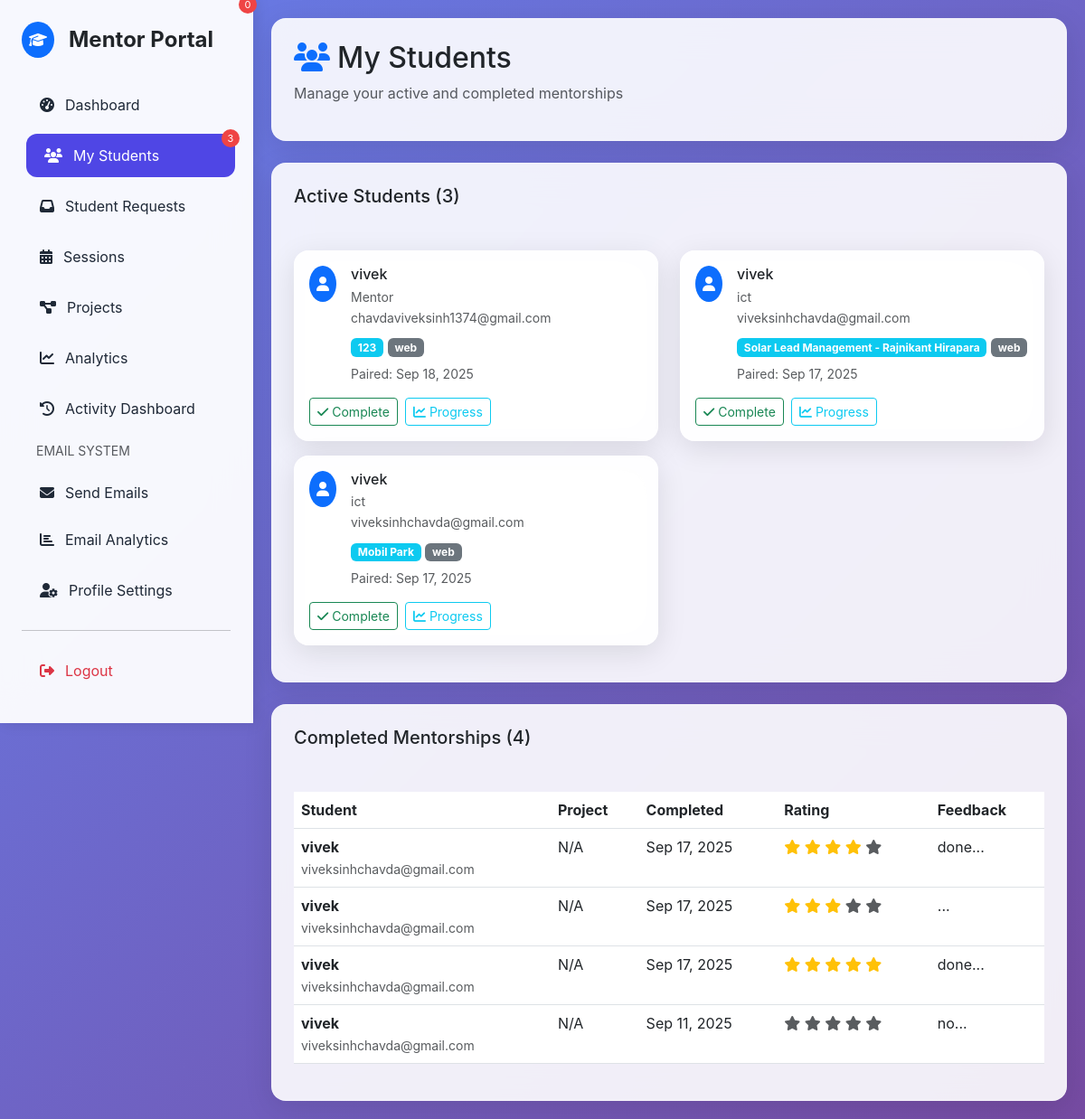
The app's page /mentor/students.php (signed in) with its own data.
### tables this page shows
CREATE TABLE `mentor_requests` (
                                   `id` int(11) NOT NULL,
                                   `student_id` int(11) NOT NULL,
                                   `mentor_id` int(11) NOT NULL,
                                   `project_id` int(11) DEFAULT NULL,
                                   `message` text DEFAULT NULL,
                                   `status` enum('pending','accepted','rejected') DEFAULT 'pending',
                                   `created_at` timestamp NOT NULL DEFAULT current_timestamp(),
                                   `updated_at` timestamp NOT NULL DEFAULT current_timestamp() ON UPDATE current_timestamp()
);

CREATE TABLE `register` (
                            `id` int(11) NOT NULL,
                            `name` varchar(100) NOT NULL,
                            `email` varchar(100) NOT NULL,
                            `enrollment_number` varchar(50) NOT NULL,
                            `gr_number` varchar(50) NOT NULL,
                            `password` varchar(255) NOT NULL,
                            `about` varchar(500) NOT NULL,
                            `phone_no` varchar(20) DEFAULT NULL,
                            `department` varchar(100) DEFAULT NULL,
                            `passout_year` year(4) NOT NULL,
                            `user_image` text NOT NULL DEFAULT '',
                            `google_id` varchar(255) DEFAULT NULL,
                            `email_notifications` tinyint(1) DEFAULT 1,
                            `last_notification_sent` datetime DEFAULT NULL,
                            `github_token` text DEFAULT NULL,
                            `role` enum('student','mentor','admin') DEFAULT 'student',
                            `expertise` text DEFAULT NULL,
                            `mentor_rating` decimal(3,2) DEFAULT 0.00,
                            `is_available` tinyint(1) DEFAULT 1,
                            `github_username` varchar(100) DEFAULT NULL,
                            `github_profile_url` varchar(255) DEFAULT NULL,
                            `github_repos_count` int(11) DEFAULT 0,
                            `github_last_sync` timestamp NULL DEFAULT NULL
);

CREATE TABLE `projects` (
                            `id` int(5) NOT NULL,
                            `user_id` int(15) NOT NULL,
                            `project_name` varchar(255) NOT NULL,
                            `project_type` varchar(50) NOT NULL,
                            `classification` varchar(100) DEFAULT NULL,
                            `project_category` varchar(100) DEFAULT NULL,
                            `difficulty_level` enum('beginner','intermediate','advanced','expert') DEFAULT NULL,
                            `development_time` varchar(50) DEFAULT NULL,
                            `team_size` varchar(50) DEFAULT NULL,
                            `target_audience` text DEFAULT NULL,
                            `project_goals` text DEFAULT NULL,
                            `challenges_faced` text DEFAULT NULL,
                            `future_enhancements` text DEFAULT NULL,
                            `github_repo` varchar(255) DEFAULT NULL,
                            `live_demo_url` varchar(255) DEFAULT NULL,
                            `project_license` varchar(100) DEFAULT NULL,
                            `keywords` varchar(500) DEFAULT NULL,
                            `contact_email` varchar(255) DEFAULT NULL,
                            `social_links` text DEFAULT NULL,
                            `description` text NOT NULL,
                            `language` varchar(100) NOT NULL,
                            `image_path` varchar(255) DEFAULT NULL,
                            `video_path` varchar(255) DEFAULT NULL,
                            `code_file_path` varchar(255) DEFAULT NULL,
                            `instruction_file_path` varchar(255) DEFAULT NULL,
                            `presentation_file_path` varchar(255) DEFAULT NULL,
                            `additional_files_path` varchar(255) DEFAULT NULL,
                            `submission_date` timestamp NULL DEFAULT current_timestamp(),
                            `status` enum('pending','approved','rejected') NOT NULL DEFAULT 'pending',
                            `title` varchar(255) DEFAULT NULL
);

CREATE TABLE `mentor_student_pairs` (
                                        `id` int(11) NOT NULL,
                                        `mentor_id` int(11) NOT NULL,
                                        `student_id` int(11) NOT NULL,
                                        `project_id` int(11) DEFAULT NULL,
                                        `status` enum('active','completed','cancelled') DEFAULT 'active',
                                        `paired_at` timestamp NOT NULL DEFAULT current_timestamp(),
                                        `completed_at` timestamp NULL DEFAULT NULL,
                                        `rating` int(11) DEFAULT NULL,
                                        `feedback` text DEFAULT NULL,
                                        `welcome_sent` tinyint(1) DEFAULT 0,
                                        `last_progress_email` timestamp NULL DEFAULT NULL
);

### mentor/students.php (the view, shortened to what this page needs)
<?php
require_once '../Login/Login/db.php';
require_once 'mentor_layout.php';
$mentor_id = $_SESSION['mentor_id'];
$students_query = "SELECT mr.id, mr.student_id, mr.project_id, mr.created_at as paired_at,
                   r.name, r.email, r.department, r.enrollment_number,
                   p.project_name, p.classification, p.description,
                   NULL as rating, NULL as feedback
                   FROM mentor_requests mr
                   JOIN register r ON mr.student_id = r.id
                   LEFT JOIN projects p ON mr.project_id = p.id
                   WHERE mr.mentor_id = ? AND mr.status = 'accepted'
                   ORDER BY mr.created_at DESC";
$stmt = $conn->prepare($students_query);
$stmt->bind_param("i", $mentor_id);
$stmt->execute();
$students = $stmt->get_result()->fetch_all(MYSQLI_ASSOC);
$completed_query = "SELECT msp.*, r.name, r.email, r.department,
                    p.project_name, msp.completed_at, msp.rating, msp.feedback
                    FROM mentor_student_pairs msp
                    JOIN register r ON msp.student_id = r.id
                    LEFT JOIN projects p ON msp.project_id = p.id
                    WHERE msp.mentor_id = ? AND msp.status = 'completed'
                    ORDER BY msp.completed_at DESC";
$stmt = $conn->prepare($completed_query);
$stmt->bind_param("i", $mentor_id);
$stmt->execute();
$completed = $stmt->get_result()->fetch_all(MYSQLI_ASSOC);
?>
<div class="row mb-4">
    <div class="col-12">
        <div class="glass-card p-4">
            <h2><i class="fas fa-users text-primary me-2"></i>My Students</h2>
            <p class="text-muted">Manage your active and completed mentorships</p>
        </div>
    </div>
</div>
<div class="row mb-4">
    <div class="col-12">
        <div class="glass-card">
            <div class="card-header bg-transparent border-0 p-4">
                <h5 class="mb-0">Active Students (<?= count($students) ?>)</h5>
            </div>
            <div class="card-body p-4">
                <?php if (empty($students)): ?>
                    <div class="text-center py-5">
                        <i class="fas fa-user-plus fa-3x text-muted mb-3"></i>
                        <h6 class="text-muted">No active students</h6>
                        <p class="text-muted">Accept pairing suggestions from the dashboard</p>
                    </div>
                <?php else: ?>
                    <div class="row">
                        <?php foreach ($students as $student): ?>
                            <div class="col-md-6 mb-3">
                                <div class="glass-card p-3">
                                    <div class="d-flex align-items-start">
                                        <div class="bg-primary rounded-circle p-2 me-3">
                                            <i class="fas fa-user text-white"></i>
                                        </div>
                                        <div class="flex-grow-1">
                                            <h6 class="mb-1"><?= htmlspecialchars($student['name']) ?></h6>
                                            <small class="text-muted d-block"><?= htmlspecialchars($student['department']) ?></small>
                                            <small class="text-muted"><?= htmlspecialchars($student['email']) ?></small>
                                            <?php if ($student['project_name']): ?>
                                                <div class="mt-2">
                                                    <span class="badge bg-info"><?= htmlspecialchars($student['project_name']) ?></span>
                                                    <span class="badge bg-secondary"><?= htmlspecialchars($student['classification']) ?></span>
                                                </div>
                                            <?php endif; ?>
                                            <small class="text-muted d-block mt-2">
                                                Paired: <?= date('M j, Y', strtotime($student['paired_at'])) ?>
                                            </small>
                                        </div>
                                    </div>
                                    <div class="mt-3 d-flex gap-2">
                                        <button class="btn btn-sm btn-outline-success" onclick="completePairing(<?= $student['id'] ?>, '<?= htmlspecialchars($student['name']) ?>')">
                                            <i class="fas fa-check me-1"></i>Complete
                                        </button>
                                        <button class="btn btn-sm btn-outline-info" onclick="viewProgress(<?= $student['id'] ?>)">
                                            <i class="fas fa-chart-line me-1"></i>Progress
                                        </button>
                                    </div>
                                </div>
                            </div>
                        <?php endforeach; ?>
                    </div>
                <?php endif; ?>
            </div>
        </div>
    </div>
</div>
<div class="row">
    <div class="col-12">
        <div class="glass-card">
            <div class="card-header bg-transparent border-0 p-4">
                <h5 class="mb-0">Completed Mentorships (<?= count($completed) ?>)</h5>
            </div>
            <div class="card-body p-4">
                <?php if (empty($completed)): ?>
                    <div class="text-center py-3">
                        <i class="fas fa-trophy fa-2x text-muted mb-2"></i>
                        <p class="text-muted">No completed mentorships yet</p>
                    </div>
                <?php else: ?>
                    <div class="table-responsive">
                        <table class="table table-hover">
                            <thead>
                                <tr>
                                    <th>Student</th>
                                    <th>Project</th>
                                    <th>Completed</th>
                                    <th>Rating</th>
                                    <th>Feedback</th>
                                </tr>
                            </thead>
                            <tbody>
                                <?php foreach ($completed as $student): ?>
                                    <tr>
                                        <td>
                                            <strong><?= htmlspecialchars($student['name']) ?></strong><br>
                                            <small class="text-muted"><?= htmlspecialchars($student['email']) ?></small>
                                        </td>
                                        <td><?= htmlspecialchars($student['project_name'] ?? 'N/A') ?></td>
                                        <td><?= date('M j, Y', strtotime($student['completed_at'])) ?></td>
                                        <td>
                                            <?php for($i = 1; $i <= 5; $i++): ?>
                                                <i class="fas fa-star <?= $i <= ($student['rating'] ?? 0) ? 'text-warning' : 'text-muted' ?>"></i>
                                            <?php endfor; ?>
                                        </td>
                                        <td><?= htmlspecialchars(substr($student['feedback'] ?? '', 0, 50)) ?>...</td>
                                    </tr>
                                <?php endforeach; ?>
                            </tbody>
                        </table>
                    </div>
                <?php endif; ?>
            </div>
        </div>
    </div>
</div>

### records on screen
mentor_requests: student.name "vivek", student.department "Mentor", student.email "chavdaviveksinh1374@gmail.com", project.project_name "123", project.classification "web", created_at "Sep 18, 2025"
mentor_requests: student.name "vivek", student.department "ict", student.email "viveksinhchavda@gmail.com", project.project_name "Solar Lead Management - Rajnikant Hirapara", project.classification "web", created_at "Sep 17, 2025"
mentor_requests: student.name "vivek", student.department "ict", student.email "viveksinhchavda@gmail.com", project.project_name "Mobil Park", project.classification "web", created_at "Sep 17, 2025"
mentor_student_pairs: student.name "vivek", student.email "viveksinhchavda@gmail.com", project_name "N/A", completed_at "Sep 17, 2025", rating 4 (drawn), feedback "done"
mentor_student_pairs: student.name "vivek", student.email "viveksinhchavda@gmail.com", project_name "N/A", completed_at "Sep 17, 2025", rating 3 (drawn)
mentor_student_pairs: student.name "vivek", student.email "viveksinhchavda@gmail.com", project_name "N/A", completed_at "Sep 17, 2025", rating 5 (drawn), feedback "done"
mentor_student_pairs: student.name "vivek", student.email "viveksinhchavda@gmail.com", project_name "N/A", completed_at "Sep 11, 2025", rating 0 (drawn), feedback "no"

### other values on screen
count($students) "3"
count($completed) "4"
